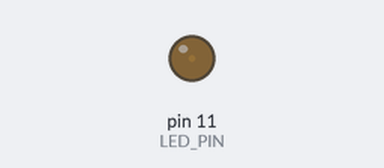
A sketch run on a simulated Arduino Uno, built with avr-gcc and run on an emulated ATmega328P. Parts: output pins drawn as LEDs (lit = HIGH).

Above: at 0.05 s.
At 1.5 s:
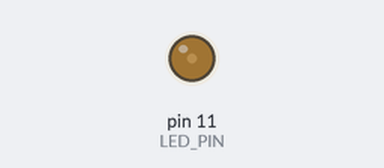
Timing chart, 0 to 4.6 s (numbered marks = the images above):
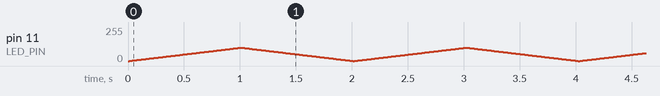

The sketch:

fade_LED11.ino
```cpp
#define LED_PIN 11
#define MIN_VAL 0
#define MAX_VAL 100
#define DELAY 10
void setup() {
  // put your setup code here, to run once:
  pinMode(LED_PIN, OUTPUT);
}

void loop() {
  // put your main code here, to run repeatedly:
  for(int i = MIN_VAL; i <= MAX_VAL; i++) {
    analogWrite(LED_PIN, i);
    delay(DELAY);
  }

  for(int i = MAX_VAL; i > MIN_VAL; i--) {
    analogWrite(LED_PIN, i);
    delay(DELAY);
  }
}
```
